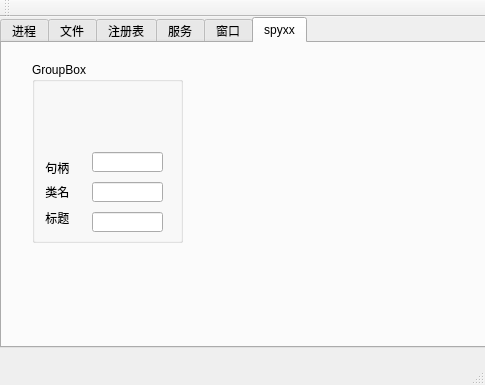
<?xml version="1.0" encoding="UTF-8"?>
<ui version="4.0">
 <class>MainWindow</class>
 <widget class="QMainWindow" name="MainWindow">
  <property name="geometry">
   <rect>
    <x>0</x>
    <y>0</y>
    <width>485</width>
    <height>385</height>
   </rect>
  </property>
  <property name="contextMenuPolicy">
   <enum>Qt::CustomContextMenu</enum>
  </property>
  <property name="windowTitle">
   <string>MainWindow</string>
  </property>
  <widget class="QWidget" name="centralWidget">
   <widget class="QTabWidget" name="tabWidget">
    <property name="geometry">
     <rect>
      <x>0</x>
      <y>0</y>
      <width>542</width>
      <height>331</height>
     </rect>
    </property>
    <property name="contextMenuPolicy">
     <enum>Qt::CustomContextMenu</enum>
    </property>
    <property name="currentIndex">
     <number>5</number>
    </property>
    <widget class="QWidget" name="tab">
     <attribute name="title">
      <string>进程</string>
     </attribute>
     <widget class="QTableWidget" name="tableWidget">
      <property name="geometry">
       <rect>
        <x>0</x>
        <y>0</y>
        <width>621</width>
        <height>341</height>
       </rect>
      </property>
      <property name="contextMenuPolicy">
       <enum>Qt::CustomContextMenu</enum>
      </property>
      <property name="rowCount">
       <number>0</number>
      </property>
      <property name="columnCount">
       <number>2</number>
      </property>
      <attribute name="horizontalHeaderVisible">
       <bool>false</bool>
      </attribute>
      <attribute name="horizontalHeaderCascadingSectionResizes">
       <bool>false</bool>
      </attribute>
      <attribute name="horizontalHeaderShowSortIndicator" stdset="0">
       <bool>false</bool>
      </attribute>
      <attribute name="horizontalHeaderStretchLastSection">
       <bool>false</bool>
      </attribute>
      <attribute name="verticalHeaderVisible">
       <bool>false</bool>
      </attribute>
      <attribute name="verticalHeaderCascadingSectionResizes">
       <bool>true</bool>
      </attribute>
      <attribute name="verticalHeaderMinimumSectionSize">
       <number>20</number>
      </attribute>
      <column/>
      <column/>
     </widget>
    </widget>
    <widget class="QWidget" name="tab_2">
     <attribute name="title">
      <string>文件</string>
     </attribute>
     <widget class="QTreeWidget" name="treeWidget">
      <property name="geometry">
       <rect>
        <x>0</x>
        <y>20</y>
        <width>141</width>
        <height>291</height>
       </rect>
      </property>
      <attribute name="headerVisible">
       <bool>false</bool>
      </attribute>
      <column>
       <property name="text">
        <string notr="true">1</string>
       </property>
      </column>
     </widget>
     <widget class="QLineEdit" name="lineEdit">
      <property name="geometry">
       <rect>
        <x>50</x>
        <y>0</y>
        <width>431</width>
        <height>20</height>
       </rect>
      </property>
     </widget>
     <widget class="QListWidget" name="listWidget_2">
      <property name="geometry">
       <rect>
        <x>140</x>
        <y>20</y>
        <width>341</width>
        <height>291</height>
       </rect>
      </property>
      <property name="viewMode">
       <enum>QListView::IconMode</enum>
      </property>
      <property name="uniformItemSizes">
       <bool>true</bool>
      </property>
      <property name="wordWrap">
       <bool>false</bool>
      </property>
      <property name="selectionRectVisible">
       <bool>false</bool>
      </property>
     </widget>
     <widget class="QLabel" name="label">
      <property name="geometry">
       <rect>
        <x>0</x>
        <y>0</y>
        <width>41</width>
        <height>16</height>
       </rect>
      </property>
      <property name="text">
       <string>path</string>
      </property>
     </widget>
    </widget>
    <widget class="QWidget" name="tab_3">
     <attribute name="title">
      <string>注册表</string>
     </attribute>
     <widget class="QLineEdit" name="lineEdit_3">
      <property name="geometry">
       <rect>
        <x>50</x>
        <y>0</y>
        <width>431</width>
        <height>20</height>
       </rect>
      </property>
     </widget>
     <widget class="QTreeWidget" name="treeWidget_4">
      <property name="geometry">
       <rect>
        <x>0</x>
        <y>20</y>
        <width>141</width>
        <height>291</height>
       </rect>
      </property>
      <attribute name="headerVisible">
       <bool>false</bool>
      </attribute>
      <column>
       <property name="text">
        <string notr="true">1</string>
       </property>
      </column>
     </widget>
     <widget class="QLabel" name="label_2">
      <property name="geometry">
       <rect>
        <x>0</x>
        <y>0</y>
        <width>54</width>
        <height>12</height>
       </rect>
      </property>
      <property name="text">
       <string>path</string>
      </property>
     </widget>
     <widget class="QTableWidget" name="tableWidget_3">
      <property name="geometry">
       <rect>
        <x>140</x>
        <y>20</y>
        <width>341</width>
        <height>291</height>
       </rect>
      </property>
      <property name="contextMenuPolicy">
       <enum>Qt::CustomContextMenu</enum>
      </property>
     </widget>
    </widget>
    <widget class="QWidget" name="tab_4">
     <attribute name="title">
      <string>服务</string>
     </attribute>
     <widget class="QTableWidget" name="tableWidget_2">
      <property name="geometry">
       <rect>
        <x>0</x>
        <y>0</y>
        <width>481</width>
        <height>301</height>
       </rect>
      </property>
      <property name="contextMenuPolicy">
       <enum>Qt::CustomContextMenu</enum>
      </property>
     </widget>
    </widget>
    <widget class="QWidget" name="tab_5">
     <attribute name="title">
      <string>窗口</string>
     </attribute>
     <widget class="QTreeWidget" name="treeWidget_2">
      <property name="geometry">
       <rect>
        <x>0</x>
        <y>0</y>
        <width>481</width>
        <height>311</height>
       </rect>
      </property>
      <attribute name="headerVisible">
       <bool>false</bool>
      </attribute>
      <column>
       <property name="text">
        <string notr="true">1</string>
       </property>
      </column>
     </widget>
    </widget>
    <widget class="QWidget" name="tab_6">
     <attribute name="title">
      <string>spyxx</string>
     </attribute>
     <widget class="QGroupBox" name="groupBox">
      <property name="geometry">
       <rect>
        <x>30</x>
        <y>19</y>
        <width>151</width>
        <height>181</height>
       </rect>
      </property>
      <property name="title">
       <string>GroupBox</string>
      </property>
      <widget class="spyxx" name="label_3">
       <property name="geometry">
        <rect>
         <x>30</x>
         <y>30</y>
         <width>41</width>
         <height>41</height>
        </rect>
       </property>
       <property name="text">
        <string/>
       </property>
       <property name="pixmap">
        <pixmap resource="spyxxico.qrc">:/new/prefix1/rec/drag.ico</pixmap>
       </property>
      </widget>
      <widget class="QLineEdit" name="lineEdit_2">
       <property name="geometry">
        <rect>
         <x>60</x>
         <y>90</y>
         <width>71</width>
         <height>20</height>
        </rect>
       </property>
      </widget>
      <widget class="QLineEdit" name="lineEdit_4">
       <property name="geometry">
        <rect>
         <x>60</x>
         <y>120</y>
         <width>71</width>
         <height>20</height>
        </rect>
       </property>
      </widget>
      <widget class="QLineEdit" name="lineEdit_5">
       <property name="geometry">
        <rect>
         <x>60</x>
         <y>150</y>
         <width>71</width>
         <height>20</height>
        </rect>
       </property>
      </widget>
      <widget class="QLabel" name="label_4">
       <property name="geometry">
        <rect>
         <x>0</x>
         <y>100</y>
         <width>54</width>
         <height>12</height>
        </rect>
       </property>
       <property name="text">
        <string>    句柄</string>
       </property>
      </widget>
      <widget class="QLabel" name="label_5">
       <property name="geometry">
        <rect>
         <x>0</x>
         <y>120</y>
         <width>51</width>
         <height>20</height>
        </rect>
       </property>
       <property name="text">
        <string>    类名</string>
       </property>
      </widget>
      <widget class="QLabel" name="label_6">
       <property name="geometry">
        <rect>
         <x>0</x>
         <y>150</y>
         <width>54</width>
         <height>12</height>
        </rect>
       </property>
       <property name="text">
        <string>    标题</string>
       </property>
      </widget>
     </widget>
    </widget>
   </widget>
  </widget>
  <widget class="QMenuBar" name="menuBar">
   <property name="geometry">
    <rect>
     <x>0</x>
     <y>0</y>
     <width>485</width>
     <height>23</height>
    </rect>
   </property>
  </widget>
  <widget class="QToolBar" name="mainToolBar">
   <attribute name="toolBarArea">
    <enum>TopToolBarArea</enum>
   </attribute>
   <attribute name="toolBarBreak">
    <bool>false</bool>
   </attribute>
  </widget>
  <widget class="QStatusBar" name="statusBar"/>
 </widget>
 <layoutdefault spacing="6" margin="11"/>
 <customwidgets>
  <customwidget>
   <class>spyxx</class>
   <extends>QLabel</extends>
   <header location="global">spyxx.h</header>
  </customwidget>
 </customwidgets>
 <resources>
  <include location="spyxxico.qrc"/>
 </resources>
 <connections/>
</ui>
